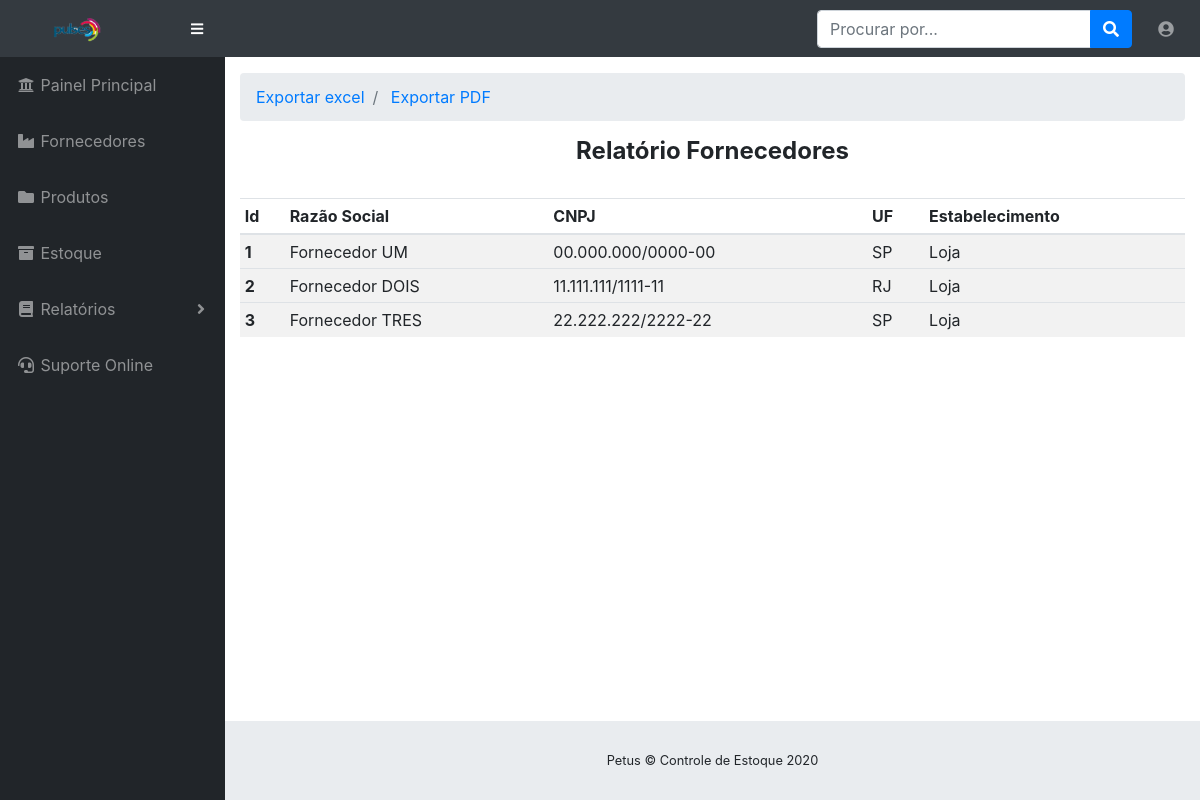
Page /view/relatorio_fornecedores.php (signed in) on the committed database.
### tables this page shows
CREATE TABLE `fornecedores` (
  `id` int(11) NOT NULL,
  `nome` varchar(100) DEFAULT NULL,
  `cnpj` varchar(50) DEFAULT NULL,
  `uf` varchar(3) DEFAULT NULL,
  `tipo_estabelecimento` varchar(50) DEFAULT NULL
);

### view/relatorio_fornecedores.php (the view, shortened to what this page needs)
<?php
require "../dao/conexao.php";
$sql_fornecedores = "SELECT * FROM fornecedores ORDER BY id ";
$result_fornecedores = mysqli_query($conexao, $sql_fornecedores);
$row_fornecedores = mysqli_num_rows($result_fornecedores);
?>
<!DOCTYPE html>
<html lang="en">
<head>
  <link href="../vendor/fontawesome-free/css/all.min.css" rel="stylesheet" type="text/css">
  <link href="../vendor/datatables/dataTables.bootstrap4.css" rel="stylesheet">
  <link href="../css/sb-admin.css" rel="stylesheet">
</head>
<body id="page-top">
  <?php
  include_once "nav.php";
  ?>
  <div id="wrapper">
    <?php
    include_once "menu.php";
    ?>
    <div id="content-wrapper">
      <div class="container-fluid">
        <ol class="breadcrumb">
          <li class="breadcrumb-item">
            <a href="planilha_fornecedores.php">Exportar excel</a>
          </li>
          <li class="breadcrumb-item">
            <a href="gerar_pdf_fornecedores.php">Exportar PDF</a>
          </li>
        </ol>
        <h4 style="text-align:center"><strong>Relatório Fornecedores</strong></h4><br>
        <?php
        if ($row_fornecedores == "0") { ?>
          <div class="alert alert-warning" role="alert">
            Nenhum fornecedor cadastrado <i class="fas fa-fw fa-exclamation-triangle"></i>
          </div>
        <?php
        } else { ?>
          <div class="table-responsive">
            <table class="table table-striped table-sm">
              <thead>
                <tr>
                  <th>Id</th>
                  <th>Razão Social</th>
                  <th>CNPJ</th>
                  <th>UF</th>
                  <th>Estabelecimento</th>
                </tr>
              </thead>
              <tbody>
                <?php while ($dados_fornecedores = mysqli_fetch_array($result_fornecedores)) {
                    echo "<tr>";
                    echo "<th scope='row'>" . $dados_fornecedores['id'] . "</th>";
                    echo  "<td>" . $dados_fornecedores['nome'] . "</td>";
                    echo  "<td>" . $dados_fornecedores['cnpj'] . "</td>";
                    echo  "<td>" . $dados_fornecedores['uf'] . "</td>";
                    echo  "<td>" . $dados_fornecedores['tipo_estabelecimento'] . "</td>";
                    echo "<tr>";
                  } ?>
              </tbody>
            </table>
          </div>
        <?php
        }
        ?>
      </div>
      <footer class="sticky-footer">
        <div class="container my-auto">
          <div class="copyright text-center my-auto">
            <span>Petus © Controle de Estoque 2020</span>
          </div>
        </div>
      </footer>
    </div>
  </div>
</body>
</html>

### rows in the picture
fornecedores: id "1", nome "Fornecedor UM", cnpj "00.000.000/0000-00", uf "SP", tipo_estabelecimento "Loja"
fornecedores: id "2", nome "Fornecedor DOIS", cnpj "11.111.111/1111-11", uf "RJ", tipo_estabelecimento "Loja"
fornecedores: id "3", nome "Fornecedor TRES", cnpj "22.222.222/2222-22", uf "SP", tipo_estabelecimento "Loja"
